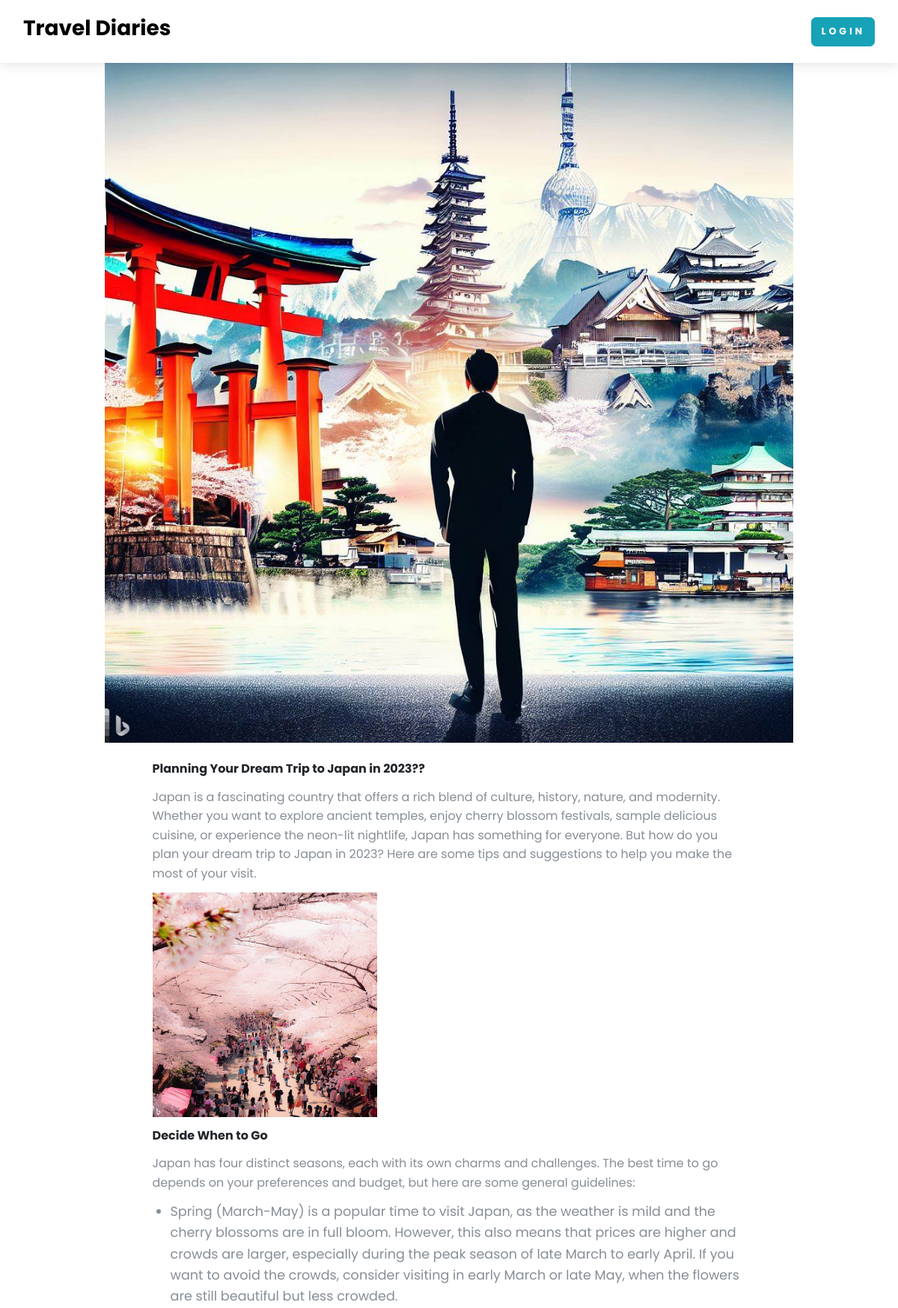
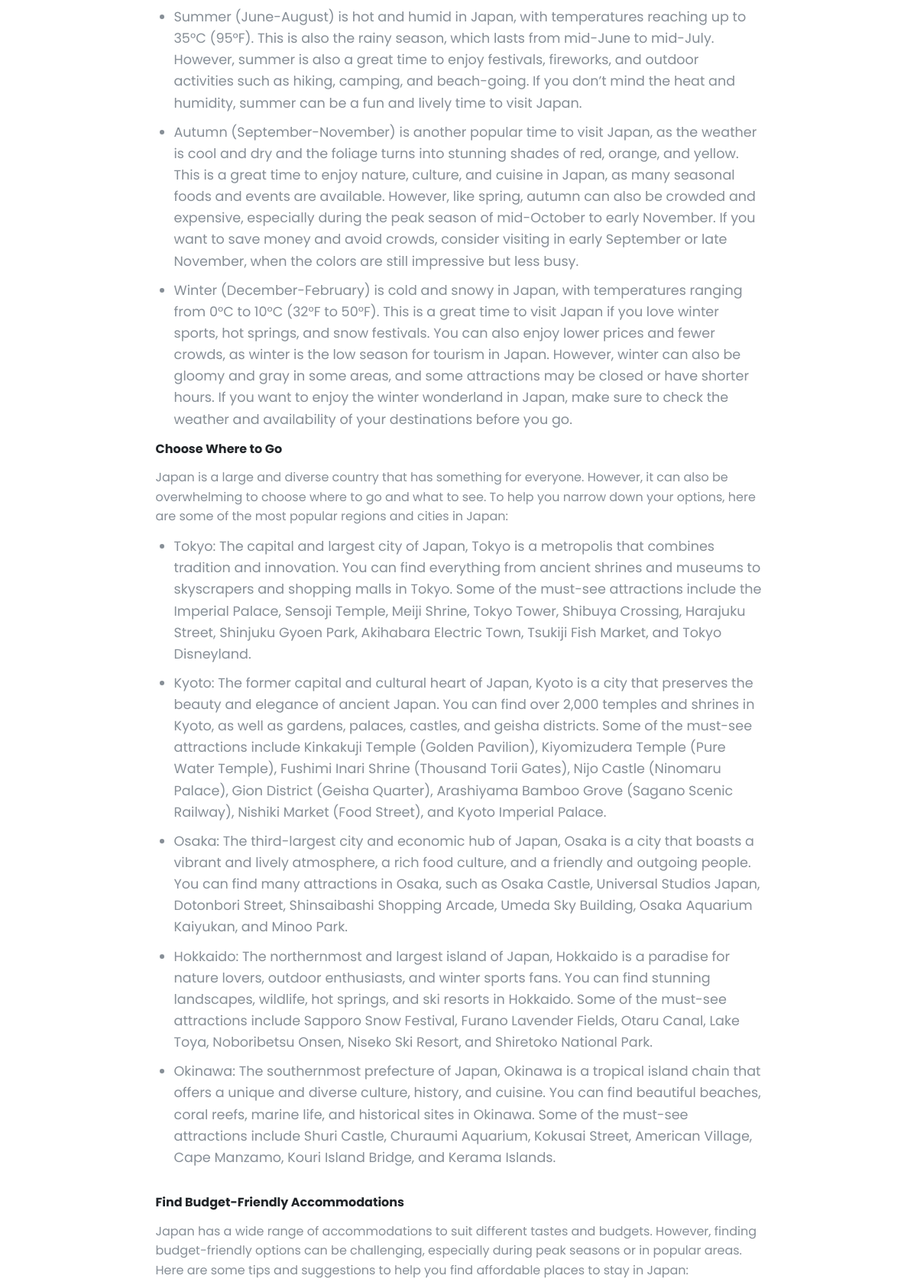
/blog_detail/how-to-plan-your-dream-trip-to-japan-in-2023vr01l (upper part), run on the app's committed database (2 pictures, top to bottom).
### home/models.py (models this page shows, shortened)
class BlogModel(models.Model):
    title = models.CharField(max_length=1000)
    content = FroalaField()
    user=models.ForeignKey(User,blank=True,null=True,on_delete=models.CASCADE)
    slug = models.SlugField(max_length=1000,null=True,blank=True)
    image = models.ImageField(upload_to="blog")
    created_at = models.DateTimeField(auto_now_add=True)
    updated_at = models.DateTimeField(auto_now=True)

### home/views.py (the view)
# urls.py: path('blog_detail/<slug>',blog_detail,name="blog_detail"),
def blog_detail(request,slug):
    context={}
    try:
        blog_obj=BlogModel.objects.filter(slug=slug).first()
        context['blog_obj']=blog_obj
    except Exception as e:
        print(e)
    return render(request,'blog_detail.html',context=context)

### home/templates/blog_detail.html (shortened to what this page needs)
{% extends "base.html" %}
{% block start %}
<section>
    <div class="container">
        <div class="row">
            <div class="col-xl-10 mx-auto">
                <img class="img-fluid" src="/media/{{blog_obj.image}}" alt="" >
            </div>
        </div>
        <div class="row">
            <div class="col-xl-9 col-lg-10 mx-auto ">
                <div class="text-content">
                    {{blog_obj.content|safe}}
                </div>
            </div>
        </div>
    </div>
</section>
{% endblock %}

### data on the page
BlogModel: image (picture), content "Planning Your Dream Trip to Japan in 2023?? Japan is a fascinating country that offers a rich blend of culture, history, nature, and modernity. Whether you want to explore ancient temples, enjoy cherry blossom festivals, sample delicious cuisine, or experience the neon-lit nightlife, Japan has something for everyone. But how do you plan your dream trip to Japan in 2023? Here are some tips and suggestions to help you make the most of your visit. Decide When to Go Japan has four distinct seasons, each with its own charms and challenges. The best time to go depends on your preferences and budget, but here are some general guidelines: Spring (March-May) is a popular time to visit Japan, as the…", content (picture)
